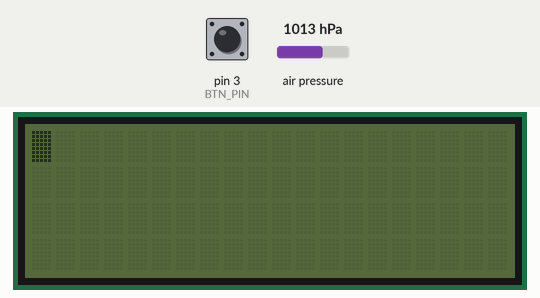
Simulated run of this sketch. Board: Arduino Uno, built with avr-gcc and run on an emulated ATmega328P. On the bench: 20×4 character LCD. The inputs (shaded band) are chosen by the test bench; at power-on: pin 3 (BTN_PIN) HIGH, air pressure 1013 hPa. What the sketch prints to the serial monitor is not drawn.

Above: at 0.6 s.
At 19.7 s:
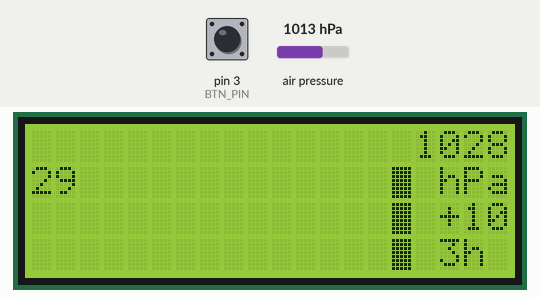
19.8 s: pin 3 (BTN_PIN) pulled LOW for 0.15 s
At 20.12 s:
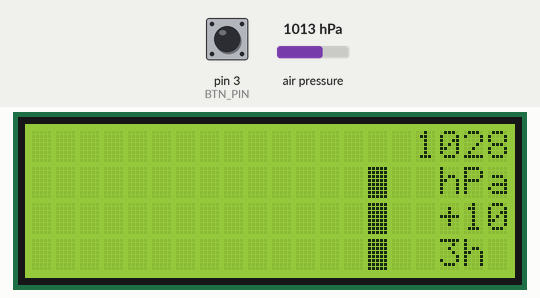
20.5 s: pin 3 (BTN_PIN) pulled LOW for 1 s
At 21.92 s:
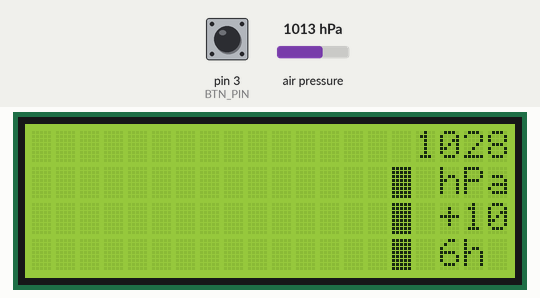
22.1 s: pin 3 (BTN_PIN) pulled LOW for 0.15 s
At 24.05 s:
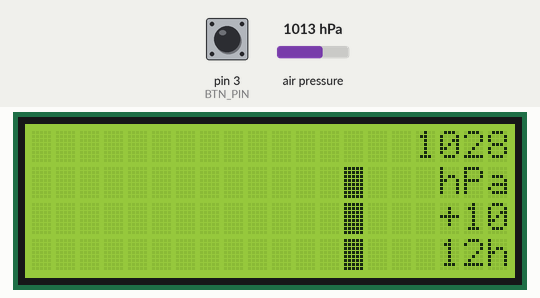
Timing chart, 0 to 25.6 s (numbered marks = the images above; inputs shaded):
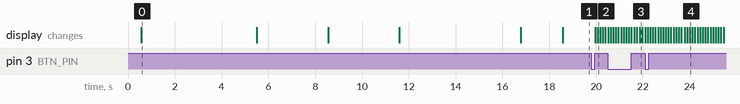

The sketch:

Barometer.ino
```cpp
/*
Barometer with digital and graphic display of atmospheric pressure data.
Components: Screen text LCD 2004, platform: arduinio nano/uno (Atmega328 or more), pressure sensor: BME 280.
Amatroskin 2022.
Forked by Diegooz https://www.youtube.com/@PixelsSquad
from this two projects by Mirko Pavleski
https://www.hackster.io/mircemk/arduino-barometer-barograph-with-bme280-sensor-fdafe2#things
https://www.hackster.io/mircemk/diy-advanced-arduino-barometer-0dacc8
*/

#include <LiquidCrystal_I2C.h>   //from https://github.com/johnrickman/LiquidCrystal_I2C?tab=readme-ov-file
#include <Wire.h>
#include "GyverButton.h"
#include <Adafruit_Sensor.h>
#include <Adafruit_BME280.h>

 // pins for leds
    int rLed = 10; // Rising Led
    int sLed = 11; // Steady Led
    int fLed = 12; //Falling Led


#define SEALEVELPRESSURE_HPA (998.5623)       // Set the height
#define ALTITUDE 122                          //Set your altitude from sea level in meters
#define BTN_PIN 3                            //Button Pin
// #define BASE_PERIOD 13000                   //only for testing
#define BASE_PERIOD 675000                   //Main array acquisition period 675000ms = 11.25 min (*16 bars = 3 hours) maximum graph resolution
#define MIN_VAL 992                          //The minimum value displayed on the chart
#define MAX_VAL 1039                          //The maximum value displayed on the graph


LiquidCrystal_I2C lcd(0x27, 20, 4);          //We create the necessary objects
GButton butt1(BTN_PIN);
Adafruit_BME280 bme;                          // I2C

uint32_t tmr1, tmr2;                          //timer variables
uint32_t  set_period = BASE_PERIOD;           //Display period, changes in multiples of 3 hours (3, 6, 12, 24)
int16_t plot_array[20];                       //Data array for drawing a chart
uint16_t base_array [128];                    //The base array stores all measurements for the last 24 hours (128 cells * 11.25 minutes = 1440 minutes = 24 hours)
int16_t value, delta;                         //Current (taken) readings, difference in readings for a selected period of time
byte interval = 1;                            //Interval displayed on the screen (time difference between adjacent chart bars)
                                              // 11.25 min * 16 = 3 hours, 22.5 min - 6 hours, 45 min - 12 hours, 90 min - 24 hours
void setup() {
  read_all ();
  Serial.begin(9600);              //initialize serial port at 9600 baud
  Serial.println("Starting...");
  attachInterrupt(1, isr, CHANGE);
  butt1.setDebounce(80);                      // anti-bounce setting (default 80 ms)
  butt1.setTimeout(300);                      // hold timeout setting (default 500ms)
  lcd.init();
  lcd.blink();

// some visual effects
  lcd.backlight();
  lcd.clear();
  delay(500);
  lcd.noBacklight();
  delay(500);
     digitalWrite(rLed, HIGH);
     digitalWrite(sLed, LOW);
     digitalWrite(fLed, LOW);
     delay(500);
     digitalWrite(rLed, LOW);
     digitalWrite(sLed, HIGH);
     digitalWrite(fLed, LOW);
     delay(500);
     digitalWrite(rLed, LOW);
     digitalWrite(sLed, LOW);
     digitalWrite(fLed, HIGH);
     delay(250);
     digitalWrite(rLed, HIGH);
     digitalWrite(sLed, LOW);
     digitalWrite(fLed, LOW);
     delay(250);
     digitalWrite(rLed, LOW);
     digitalWrite(sLed, HIGH);
     digitalWrite(fLed, LOW);
     delay(250);
     digitalWrite(rLed, LOW);
     digitalWrite(sLed, LOW);
     digitalWrite(fLed, HIGH);
     delay(100);
     digitalWrite(rLed, HIGH);
     digitalWrite(sLed, LOW);
     digitalWrite(fLed, LOW);
     delay(100);
     digitalWrite(rLed, LOW);
     digitalWrite(sLed, HIGH);
     digitalWrite(fLed, LOW);
     delay(100);
     digitalWrite(rLed, LOW);
     digitalWrite(sLed, LOW);
     digitalWrite(fLed, HIGH);
     delay(50);
     digitalWrite(rLed, HIGH);
     digitalWrite(sLed, LOW);
     digitalWrite(fLed, LOW);
     delay(50);
     digitalWrite(rLed, LOW);
     digitalWrite(sLed, HIGH);
     digitalWrite(fLed, LOW);
     delay(50);
     digitalWrite(rLed, LOW);
     digitalWrite(sLed, LOW);
     digitalWrite(fLed, HIGH);
          delay(20);
     digitalWrite(rLed, HIGH);
     digitalWrite(sLed, LOW);
     digitalWrite(fLed, LOW);
     delay(20);
     digitalWrite(rLed, LOW);
     digitalWrite(sLed, HIGH);
     digitalWrite(fLed, LOW);
     delay(20);
     digitalWrite(rLed, LOW);
     digitalWrite(sLed, LOW);
     digitalWrite(fLed, HIGH);
          delay(22);
     digitalWrite(rLed, LOW);
     digitalWrite(sLed, LOW);
     digitalWrite(fLed, LOW);
     delay(100);
     digitalWrite(rLed, HIGH);
     digitalWrite(sLed, HIGH);
     digitalWrite(fLed, HIGH);

     //print on lcd some info
  delay(2000);
   lcd.clear();
    lcd.backlight();
    lcd.setCursor(1, 0);                                //Report it
    lcd.print(F(".._- DIEGOOZ -_.."));
      lcd.setCursor(5, 1);                                //Report it
    lcd.print(F("Barometer"));
    lcd.setCursor(5, 3);
    lcd.print(F("Loading..."));
  delay(3000);
  lcd.clear();
    lcd.backlight();
    lcd.setCursor(4, 0);                                //Report it
    lcd.print(F("Forked from"));
      lcd.setCursor(5, 1);                                //Report it
    lcd.print(F("a project"));
    lcd.setCursor(1, 2);
    lcd.print(F("by Mirko Pavleski"));
    lcd.setCursor(0, 3);
    lcd.print(F("^--^--^--^--^--^--^"));
delay(3000);
  lcd.clear();
    lcd.setCursor(2, 0);                                //Report it
    lcd.print(F("Hold down button"));
    lcd.setCursor(2, 1);
    lcd.print(F("to reset records"));
    lcd.setCursor(5, 3);
    lcd.print(F("Waiting..."));
delay(5000);
 lcd.noBlink();


//bme  sensor check

  if (!bme.begin(0x76)) {                              //Initialization of the BME280 sensor at address 0x76 (default)
    Serial.println("Could not find a valid BME280!");//Printing an Error Message to the Port Monitor
    lcd.clear();
    lcd.setCursor(3, 1);
    lcd.print(F("No connection"));                     //___________________________or on the screen
    lcd.setCursor(5, 2);
    lcd.print(F("to sensor"));
    while (1);                                          //won't go without a sensor.
  }

  if (!digitalRead(BTN_PIN)) {                          //Reset settings when turned on with the button held down
    for (byte i = 0; i < 128; i++) base_array [i] = 0;  //Erase data
    update_all ();                                      //Save
    lcd.setCursor(5, 1);                                //Report it
      lcd.clear();
    lcd.print(F("Reset data"));
    lcd.setCursor(9, 2);
    lcd.print(F("OK"));
    delay(5000);
  }
  while (!digitalRead(BTN_PIN));
  lcd.clear();

  initPlot();                                           //Initializing Symbols for Rendering

  value = round ((bme.seaLevelForAltitude(ALTITUDE, bme.readPressure())/100));//We take the current readings, convert to mm Hg.
  base_array[0] = value;
  get_data ();
}

void isr() {                                              //We poll the button in the interrupt to catch the click anyway
   butt1.tick();
}

void loop() {

  butt1.tick();                                           //Poll button
  if (butt1.isClick()) {                                  //When you press:
    interval *= 2;                                        //Switching the chart scale
    if (interval > 8) interval = 1;
    set_period = BASE_PERIOD * interval;                  //Recalculate the interval for updating data from the sensor
    get_data ();                                          //Update information on the display
  }

  if (millis() - tmr1 >= BASE_PERIOD) {                   //We collect the basic array of data
    tmr1 = millis();                                      //Every 11.25 minutes we take readings from the sensor
    for (int i = 126; i >= 0; i--) {                      //Shift the entire array by one point
      base_array[i + 1] = base_array[i];
    }
    value = round ((bme.seaLevelForAltitude(ALTITUDE, bme.readPressure())/100));//Convert to mm/Hg.
    base_array[0] = value;                                 //Write the latest readings to an array
    update_all ();                                         //And remember in EEPROM
  }

  if (millis() - tmr2 >= set_period) {                     //After a period of time set_period (milliseconds)
    tmr2 = millis();                                       //Refreshing the data on the screen
    get_data ();
  }
}

void get_data () {                                          //We draw 16 columns of the diagram on the screen
     digitalWrite(rLed, HIGH);
     digitalWrite(sLed, HIGH);
     digitalWrite(fLed, HIGH);

  for (int i = 15; i >= 0; i--) {
    drawPlot(0, 3, 16, 4, MIN_VAL, MAX_VAL, (base_array[i * interval]));
  }
  delta = ((base_array[0]) - (base_array[15 * interval]));  //We calculate the delta (pressure change) for the selected interval
  screen_data (value, delta, (interval * 3));               //Displaying text information on the screen
}

void screen_data (int value, int delta, byte interval) {    //The function of displaying text information on the screen (everything except for the chart bars)
  lcd.setCursor(16, 0);
  lcd.print(value);
  lcd.setCursor(17, 2);
  if (delta == value) delta = 0;
  if (delta > 0) {
    lcd.print("+");
     digitalWrite(rLed, HIGH);
     digitalWrite(sLed, LOW);
     digitalWrite(fLed, LOW);
  } else if (delta < 0) {
    lcd.print("-");
     digitalWrite(rLed, LOW);
     digitalWrite(sLed, LOW);
     digitalWrite(fLed, HIGH);
  } else if (delta == 0) {
    lcd.print(" ");
     digitalWrite(rLed, LOW);
     digitalWrite(sLed, HIGH);
     digitalWrite(fLed, LOW);
  }
  lcd.setCursor(18, 2);
  lcd.print(abs(delta));
  if (abs(delta) < 10) {
    lcd.setCursor(19, 2);
    lcd.print(" ");
  }
  lcd.setCursor(17, 1);
  lcd.print("hPa");
  lcd.setCursor(17, 3);
  lcd.print(interval);
  (interval < 10) ? lcd.print("h ") : lcd.print("h");
}

void initPlot() {
  // necessary symbols for work
  // created in http://maxpromer.github.io/LCD-Character-Creator/
  byte row8[8] = {0b11111,  0b11111,  0b11111,  0b11111,  0b11111,  0b11111,  0b11111,  0b11111};
  byte row7[8] = {0b00000,  0b11111,  0b11111,  0b11111,  0b11111,  0b11111,  0b11111,  0b11111};
  byte row6[8] = {0b00000,  0b00000,  0b11111,  0b11111,  0b11111,  0b11111,  0b11111,  0b11111};
  byte row5[8] = {0b00000,  0b00000,  0b00000,  0b11111,  0b11111,  0b11111,  0b11111,  0b11111};
  byte row4[8] = {0b00000,  0b00000,  0b00000,  0b00000,  0b11111,  0b11111,  0b11111,  0b11111};
  byte row3[8] = {0b00000,  0b00000,  0b00000,  0b00000,  0b00000,  0b11111,  0b11111,  0b11111};
  byte row2[8] = {0b00000,  0b00000,  0b00000,  0b00000,  0b00000,  0b00000,  0b11111,  0b11111};
  byte row1[8] = {0b00000,  0b00000,  0b00000,  0b00000,  0b00000,  0b00000,  0b00000,  0b11111};
  lcd.createChar(0, row8);
  lcd.createChar(1, row1);
  lcd.createChar(2, row2);
  lcd.createChar(3, row3);
  lcd.createChar(4, row4);
  lcd.createChar(5, row5);
  lcd.createChar(6, row6);
  lcd.createChar(7, row7);
}

                                              //Diagram drawing, code taken from Guyver https://alexgyver.ru/lcd-plots-and-bars/
void drawPlot(byte pos, byte row, byte width, byte height, int min_val, int max_val, int fill_val) {

  for (byte i = 0; i < width; i++) {
    plot_array[i] = plot_array[i + 1];
  }
  fill_val = constrain(fill_val, min_val, max_val);
  plot_array[width - 1] = fill_val;
  for (byte i = 0; i < width; i++) {         // each parameter column
    int infill, fract;

                                             // find the number of whole blocks, taking into account the minimum and maximum, to display on the chart
    infill = floor((float)(plot_array[i] - min_val) / (max_val - min_val) * height * 10);
    fract = (infill % 10) * 8 / 10;                          // find the number of remaining stripes
    infill = infill / 10;
    for (byte n = 0; n < height; n++) {     // for all graph lines
      if (n < infill && infill > 0) {       // while we're below the level
        lcd.setCursor(i, (row - n));        // fill in cells
        lcd.write(0);
      }
      if (n >= infill) {                          // if you reach the level
        lcd.setCursor(i, (row - n));
        if (fract > 0) lcd.write(fract);          // заполняем дробные ячейки
        else lcd.write(16);                       // if fractional == 0, fill empty
        for (byte k = n + 1; k < height; k++) {   // everything that is on top is filled with empty
          lcd.setCursor(i, (row - k));
          lcd.write(16);
        }
        break;
      }
    }
  }
}

void update_all () {                             //Обновляем данные в EEPROM
  eeprom_update_block((void*)&base_array, 0, sizeof(base_array));
}

void read_all () {                              //Reading data from EEPROM
  eeprom_read_block((void*)&base_array, 0, sizeof(base_array));
}
```

Measured:
- after the input at 19.8 s, the display: first changes after 0.16 s (image 2 shows a later state)
- after the input at 20.5 s, the display: first differs from a run without the input after 1.4 s (image 3)
- after the input at 22.1 s, the display: first differs from a run without the input after 1.7 s (image 4 shows a later state)
- what the display in image 0 shows lasts 4.9 s, from 0.6 s to 5.5 s
